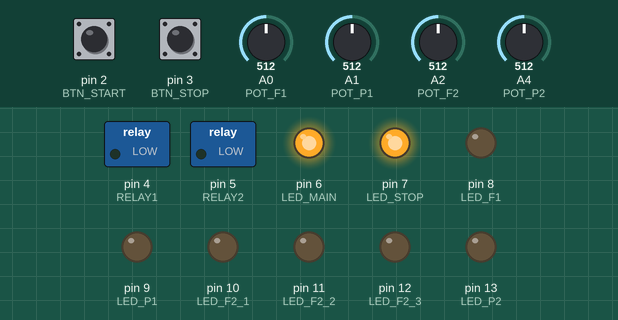
A sketch run on a simulated Arduino Uno, built with avr-gcc and run on an emulated ATmega328P. Parts: switched loads named in the sketch (green lamp = pin HIGH), output pins drawn as LEDs (lit = HIGH). Dashed ring = blinking. Inputs (shaded band) come from the test bench; at power-on: pin 2 (BTN_START) LOW, A2 (POT_F2) = 512, A4 (POT_P2) = 512, pin 3 (BTN_STOP) LOW, A0 (POT_F1) = 512, A1 (POT_P1) = 512.

Above: at 1.2 s.
1.3 s: pin 2 (BTN_START) pulled HIGH for 0.15 s
At 2.1 s:
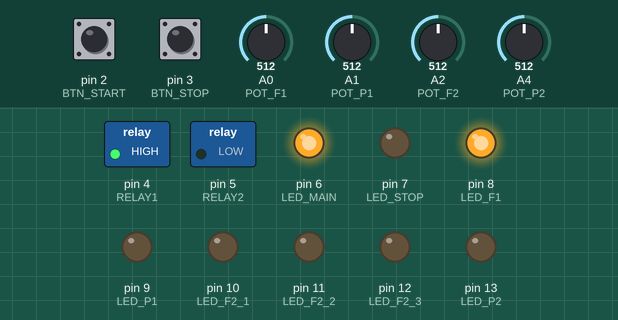
4.4 s: A2 (POT_F2) set to 90
At 5.3 s:
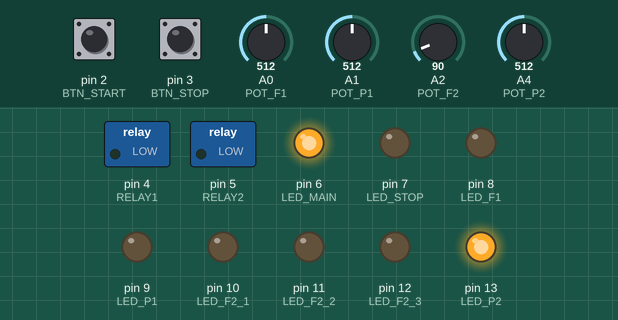
7.4 s: A4 (POT_P2) set to 90
At 10.1 s:
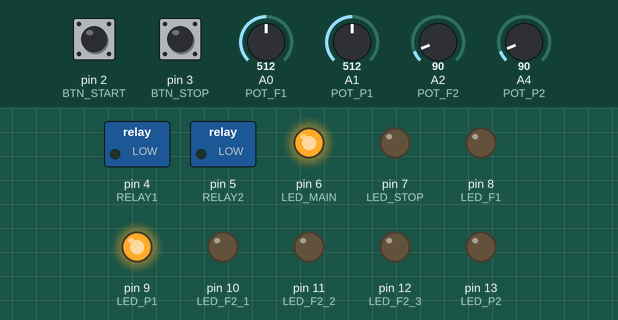
10.4 s: pin 3 (BTN_STOP) pulled HIGH for 0.15 s
At 11.4 s:
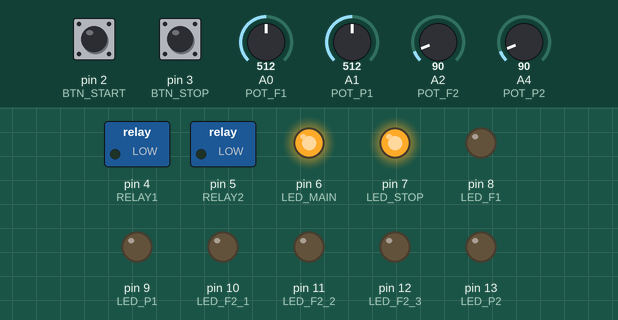
12.0 s: pin 2 (BTN_START) pulled HIGH for 1 s
At 12.7 s:
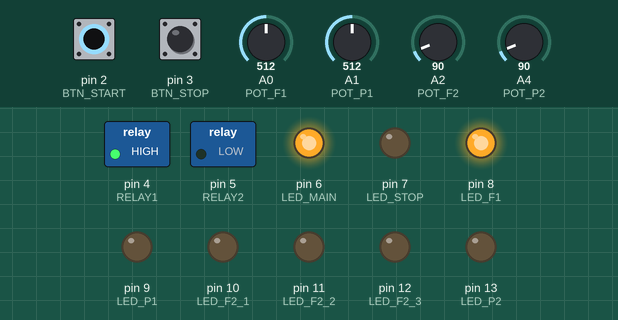
16.0 s: pin 2 (BTN_START) pulled HIGH for 3.2 s
At 21.0 s:
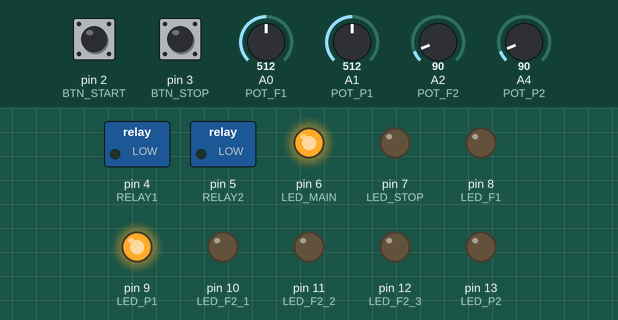
Timing chart, 0 to 21.7 s (numbered marks = the images above; inputs shaded):
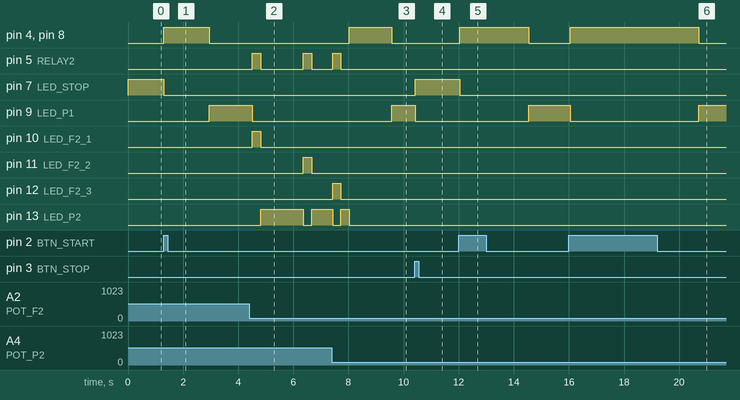

Measured:
- after the input at 1.3 s, pin 4 (RELAY1), pin 8 (LED_F1): LOW → HIGH at once, → LOW 1.7 s later; pin 7 (LED_STOP): HIGH → LOW at once; pin 9 (LED_P1): LOW → HIGH after 1.7 s
- after the input at 4.4 s, pin 11 (LED_F2_2): LOW → HIGH after 2.0 s, → LOW 0.30 s later; pin 13 (LED_P2): LOW → HIGH after 0.41 s instead of 1.7 s
- after the input at 7.4 s, pin 4 (RELAY1), pin 8 (LED_F1): LOW → HIGH after 0.62 s instead of 2.7 s; pin 9 (LED_P1): LOW → HIGH after 2.2 s
- after the input at 10.4 s, pin 5 (RELAY2): stays LOW (without the input it goes to HIGH after 0.73 s); pin 7 (LED_STOP): LOW → HIGH at once
- after the input at 12.0 s, pin 4 (RELAY1), pin 8 (LED_F1): LOW → HIGH at once, → LOW 2.5 s later; pin 7 (LED_STOP): HIGH → LOW at once; pin 9 (LED_P1): LOW → HIGH after 2.5 s
- after the input at 16.0 s, pin 5 (RELAY2), pin 10 (LED_F2_1), pin 13 (LED_P2): stops changing and stays LOW; pin 11 (LED_F2_2): stays LOW (without the input it goes to HIGH after 0.70 s); pin 12 (LED_F2_3): stays LOW (without the input it goes to HIGH after 1.3 s)

The sketch:

sharpy.ino
```cpp
#define DEBUG false

// Digital Inputs
#define BTN_START 2
#define BTN_STOP 3

// Analog Inputs
#define POT_F1 A0
#define POT_P1 A1
#define POT_F2 A2
#define POT_P2 A4

// Digital Outputs
#define RELAY1 4
#define RELAY2 5
#define LED_MAIN 6
#define LED_STOP 7
#define LED_F1 8
#define LED_P1 9
#define LED_F2_1 10
#define LED_F2_2 11
#define LED_F2_3 12
#define LED_P2 13

// Delays
#define POT_MAX_MS 3000
#define POT_MIN_MS 100
#define BASE_DELAY_MS 50

// Phases
#define PHASE_F1 0
#define PHASE_P1 1
#define PHASE_F2_1 2
#define PHASE_F2_2 3
#define PHASE_F2_3 4
#define PHASE_P2_1 5
#define PHASE_P2_2 6
#define PHASE_P2_3 7

#if DEBUG
bool isOn = true;
#else
bool isOn = false;
#endif
int currentDelay = 0;
int currentPhase = PHASE_F1;

int getDelayInMs(int pinNumber) {
  int value = analogRead(pinNumber);
  int delay = POT_MAX_MS * (double)value / 1023;
  if (delay < POT_MIN_MS) {
    return POT_MIN_MS;
  }
  return delay;
}

int getDelayInMsByPhase() {
  switch (currentPhase) {
    case PHASE_F1:
      return getDelayInMs(POT_F1);
    case PHASE_P1:
      return  getDelayInMs(POT_P1);
    case PHASE_F2_1:
    case PHASE_F2_2:
    case PHASE_F2_3:
      return getDelayInMs(POT_F2);
    case PHASE_P2_1:
    case PHASE_P2_2:
    case PHASE_P2_3:
      return getDelayInMs(POT_P2);
    default:
      return 0;
  }
}

void setup() {
  #if DEBUG
  Serial.begin(9600);
  #endif

  pinMode(BTN_START, INPUT);
  pinMode(BTN_STOP, INPUT);
  pinMode(RELAY1, OUTPUT);
  pinMode(RELAY2, OUTPUT);
  pinMode(LED_MAIN, OUTPUT);
  pinMode(LED_STOP, OUTPUT);
  pinMode(LED_F1, OUTPUT);
  pinMode(LED_P1, OUTPUT);
  pinMode(LED_F2_1, OUTPUT);
  pinMode(LED_F2_2, OUTPUT);
  pinMode(LED_F2_3, OUTPUT);
  pinMode(LED_P2, OUTPUT);
  pinMode(POT_F1, INPUT);
  pinMode(POT_P1, INPUT);
  pinMode(POT_F2, INPUT);
  pinMode(POT_P2, INPUT);
  digitalWrite(POT_F1, LOW);
  digitalWrite(POT_P1, LOW);
  digitalWrite(POT_F2, LOW);
  digitalWrite(POT_P2, LOW);

  digitalWrite(LED_MAIN, HIGH);
  if (!isOn) {
    digitalWrite(LED_STOP, HIGH);
  }
}

void loop() {
  int btnStartValue = digitalRead(BTN_START);
  int btnStopValue = digitalRead(BTN_STOP);
  if (btnStartValue == HIGH && btnStopValue != HIGH) {
    isOn = true;
    currentDelay = 0;
    currentPhase = PHASE_F1;
    digitalWrite(LED_STOP, LOW);
    digitalWrite(LED_F1, HIGH);
    digitalWrite(RELAY1, HIGH);
    digitalWrite(RELAY2, LOW);
    digitalWrite(LED_P1, LOW);
    digitalWrite(LED_F2_1, LOW);
    digitalWrite(LED_F2_2, LOW);
    digitalWrite(LED_F2_3, LOW);
    digitalWrite(LED_P2, LOW);
  }
  if (btnStopValue == HIGH) {
    isOn = false;
    digitalWrite(LED_STOP, HIGH);
    digitalWrite(RELAY1, LOW);
    digitalWrite(RELAY2, LOW);
    digitalWrite(LED_F1, LOW);
    digitalWrite(LED_P1, LOW);
    digitalWrite(LED_F2_1, LOW);
    digitalWrite(LED_F2_2, LOW);
    digitalWrite(LED_F2_3, LOW);
    digitalWrite(LED_P2, LOW);
  }

  if (isOn) {
    int delay = getDelayInMsByPhase();
    if (currentDelay >= delay) {
      currentDelay = 0;
      switch (currentPhase) {
        case PHASE_F1:
          currentPhase = PHASE_P1;
          digitalWrite(LED_F1, LOW);
          digitalWrite(RELAY1, LOW);
          digitalWrite(LED_P1, HIGH);
          break;
        case PHASE_P1:
          currentPhase = PHASE_F2_1;
          digitalWrite(LED_P1, LOW);
          digitalWrite(LED_F2_1, HIGH);
          digitalWrite(RELAY2, HIGH);
          break;
        case PHASE_F2_1:
          currentPhase = PHASE_P2_1;
          digitalWrite(LED_F2_1, LOW);
          digitalWrite(LED_P2, HIGH);
          digitalWrite(RELAY2, LOW);
          break;
        case PHASE_P2_1:
          currentPhase = PHASE_F2_2;
          digitalWrite(LED_P2, LOW);
          digitalWrite(LED_F2_2, HIGH);
          digitalWrite(RELAY2, HIGH);
          break;
        case PHASE_F2_2:
          currentPhase = PHASE_P2_2;
          digitalWrite(LED_F2_2, LOW);
          digitalWrite(LED_P2, HIGH);
          digitalWrite(RELAY2, LOW);
          break;
        case PHASE_P2_2:
          currentPhase = PHASE_F2_3;
          digitalWrite(LED_P2, LOW);
          digitalWrite(LED_F2_3, HIGH);
          digitalWrite(RELAY2, HIGH);
          break;
        case PHASE_F2_3:
          currentPhase = PHASE_P2_3;
          digitalWrite(LED_F2_3, LOW);
          digitalWrite(LED_P2, HIGH);
          digitalWrite(RELAY2, LOW);
          break;
        case PHASE_P2_3:
          currentPhase = PHASE_F1;
          digitalWrite(LED_P2, LOW);
          digitalWrite(LED_F1, HIGH);
          digitalWrite(RELAY1, HIGH);
          break;
      }
    }
    #if DEBUG
    Serial.print("phase: ");
    Serial.println(currentPhase);
    Serial.print("delay: ");
    Serial.println(currentDelay);
    #endif
    currentDelay += BASE_DELAY_MS;
  }
  delay(BASE_DELAY_MS);
}
```
